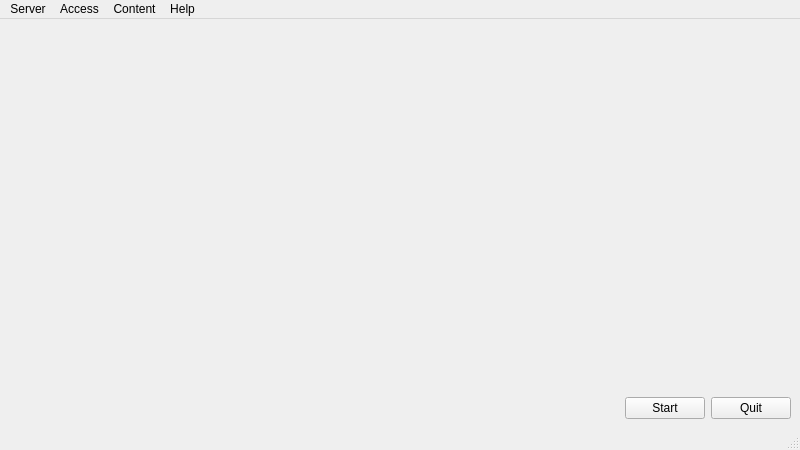
<?xml version="1.0" encoding="UTF-8"?>
<ui version="4.0">
 <class>EquitWebServer::MainWindow</class>
 <widget class="QMainWindow" name="EquitWebServer::MainWindow">
  <property name="geometry">
   <rect>
    <x>0</x>
    <y>0</y>
    <width>800</width>
    <height>450</height>
   </rect>
  </property>
  <property name="windowTitle">
   <string>MainWindow</string>
  </property>
  <widget class="QWidget" name="centralwidget">
   <layout class="QVBoxLayout" name="verticalLayout" stretch="1,0">
    <item>
     <layout class="QHBoxLayout" name="mainLayout" stretch="0,1">
      <item>
       <widget class="QLabel" name="logo">
        <property name="text">
         <string/>
        </property>
        <property name="pixmap">
         <pixmap resource="../resources/resources.qrc">:/logo/app</pixmap>
        </property>
        <property name="alignment">
         <set>Qt::AlignLeading|Qt::AlignLeft|Qt::AlignTop</set>
        </property>
       </widget>
      </item>
      <item>
       <widget class="EquitWebServer::ConfigurationWidget" name="configuration" native="true"/>
      </item>
     </layout>
    </item>
    <item>
     <layout class="QHBoxLayout" name="buttonsLayout">
      <item>
       <spacer name="horizontalSpacer">
        <property name="orientation">
         <enum>Qt::Horizontal</enum>
        </property>
        <property name="sizeHint" stdset="0">
         <size>
          <width>40</width>
          <height>20</height>
         </size>
        </property>
       </spacer>
      </item>
      <item>
       <widget class="QPushButton" name="startStop">
        <property name="text">
         <string>Start</string>
        </property>
        <property name="icon">
         <iconset theme="media-playback-start" resource="../resources/resources.qrc">
          <normaloff>:/icons/buttons/startserver</normaloff>:/icons/buttons/startserver</iconset>
        </property>
       </widget>
      </item>
      <item>
       <widget class="QPushButton" name="quit">
        <property name="text">
         <string>Quit</string>
        </property>
        <property name="icon">
         <iconset theme="application-exit" resource="../resources/resources.qrc">
          <normaloff>:/icons/buttons/exit</normaloff>:/icons/buttons/exit</iconset>
        </property>
       </widget>
      </item>
     </layout>
    </item>
   </layout>
  </widget>
  <widget class="QMenuBar" name="menubar">
   <property name="geometry">
    <rect>
     <x>0</x>
     <y>0</y>
     <width>800</width>
     <height>23</height>
    </rect>
   </property>
   <widget class="QMenu" name="menuServer">
    <property name="title">
     <string>Server</string>
    </property>
    <addaction name="actionOpenConfiguration"/>
    <addaction name="actionSaveConfiguration"/>
    <addaction name="actionSaveDefaultConfiguration"/>
    <addaction name="separator"/>
    <addaction name="actionRecentConfigurations"/>
    <addaction name="separator"/>
    <addaction name="actionDocumentRoot"/>
    <addaction name="actionListenOnLocalhost"/>
    <addaction name="actionListenOnHostAddress"/>
    <addaction name="separator"/>
    <addaction name="actionStart"/>
    <addaction name="actionStop"/>
    <addaction name="separator"/>
    <addaction name="actionQuit"/>
   </widget>
   <widget class="QMenu" name="menuAccess">
    <property name="title">
     <string>Access</string>
    </property>
    <addaction name="actionAllowUnknownIps"/>
    <addaction name="actionForbidUnknownIps"/>
    <addaction name="actionClearIpPolicyList"/>
   </widget>
   <widget class="QMenu" name="menuContent">
    <property name="title">
     <string>Content</string>
    </property>
    <addaction name="actionClearAllMimeAssociations"/>
    <addaction name="actionClearAllMimeActions"/>
   </widget>
   <widget class="QMenu" name="menuHelp">
    <property name="title">
     <string>Help</string>
    </property>
    <addaction name="actionAbout"/>
   </widget>
   <addaction name="menuServer"/>
   <addaction name="menuAccess"/>
   <addaction name="menuContent"/>
   <addaction name="menuHelp"/>
  </widget>
  <widget class="EquitWebServer::MainWindowStatusBar" name="statusbar"/>
  <action name="actionOpenConfiguration">
   <property name="icon">
    <iconset theme="document-open" resource="../resources/resources.qrc">
     <normaloff>:/icons/menu/openconfig</normaloff>:/icons/menu/openconfig</iconset>
   </property>
   <property name="text">
    <string>Open configuration...</string>
   </property>
   <property name="toolTip">
    <string>Open a saved configuration.</string>
   </property>
   <property name="shortcut">
    <string>Ctrl+O</string>
   </property>
  </action>
  <action name="actionSaveConfiguration">
   <property name="icon">
    <iconset theme="document-save" resource="../resources/resources.qrc">
     <normaloff>:/icons/menu/saveconfig</normaloff>:/icons/menu/saveconfig</iconset>
   </property>
   <property name="text">
    <string>Save configuration...</string>
   </property>
   <property name="toolTip">
    <string>Save the current configuration.</string>
   </property>
   <property name="shortcut">
    <string>Ctrl+S</string>
   </property>
  </action>
  <action name="actionDocumentRoot">
   <property name="icon">
    <iconset theme="folder-open" resource="../resources/resources.qrc">
     <normaloff>:/icons/menu/choosedocumentroot</normaloff>:/icons/menu/choosedocumentroot</iconset>
   </property>
   <property name="text">
    <string>Document root...</string>
   </property>
   <property name="toolTip">
    <string>Choose the document root for the server.</string>
   </property>
  </action>
  <action name="actionListenOnLocalhost">
   <property name="text">
    <string>Listen on localhost</string>
   </property>
   <property name="toolTip">
    <string>Set the server to listen on the localhost loopback address.</string>
   </property>
  </action>
  <action name="actionListenOnHostAddress">
   <property name="text">
    <string>Listen on host address</string>
   </property>
   <property name="toolTip">
    <string>Set the server to listen on the first IP address assigned to this host.</string>
   </property>
  </action>
  <action name="actionStart">
   <property name="icon">
    <iconset theme="media-playback-start" resource="../resources/resources.qrc">
     <normaloff>:/icons/menu/startserver</normaloff>:/icons/menu/startserver</iconset>
   </property>
   <property name="text">
    <string>Start</string>
   </property>
   <property name="toolTip">
    <string>Start the web server.</string>
   </property>
  </action>
  <action name="actionStop">
   <property name="icon">
    <iconset theme="media-playback-stop" resource="../resources/resources.qrc">
     <normaloff>:/icons/menu/stopserver</normaloff>:/icons/menu/stopserver</iconset>
   </property>
   <property name="text">
    <string>Stop</string>
   </property>
   <property name="toolTip">
    <string>Stop the web server.</string>
   </property>
  </action>
  <action name="actionQuit">
   <property name="icon">
    <iconset theme="application-exit" resource="../resources/resources.qrc">
     <normaloff>:/icons/buttons/exit</normaloff>:/icons/buttons/exit</iconset>
   </property>
   <property name="text">
    <string>Quit</string>
   </property>
   <property name="toolTip">
    <string>Quit the application.</string>
   </property>
   <property name="shortcut">
    <string>Ctrl+Q</string>
   </property>
  </action>
  <action name="actionSaveDefaultConfiguration">
   <property name="text">
    <string>Save default configuration...</string>
   </property>
   <property name="toolTip">
    <string>Save the current configuration as the default configuration for the server.</string>
   </property>
  </action>
  <action name="actionRecentConfigurations">
   <property name="text">
    <string>Recent configurations</string>
   </property>
   <property name="toolTip">
    <string>Configurations that have been used recently.</string>
   </property>
  </action>
  <action name="actionAllowUnknownIps">
   <property name="icon">
    <iconset theme="dialog-ok" resource="../resources/resources.qrc">
     <normaloff>:/icons/connectionpolicies/accept</normaloff>:/icons/connectionpolicies/accept</iconset>
   </property>
   <property name="text">
    <string>Allow unknown IPs</string>
   </property>
   <property name="toolTip">
    <string>Allow connections from IP addresses for which no specific policy is set.</string>
   </property>
  </action>
  <action name="actionForbidUnknownIps">
   <property name="icon">
    <iconset theme="dialog-cancel" resource="../resources/resources.qrc">
     <normaloff>:/icons/connectionpolicies/reject</normaloff>:/icons/connectionpolicies/reject</iconset>
   </property>
   <property name="text">
    <string>Forbid unknown IPs</string>
   </property>
   <property name="toolTip">
    <string>Forbid connections from IP addresses for which no specific policy is set.</string>
   </property>
  </action>
  <action name="actionClearIpPolicyList">
   <property name="text">
    <string>Clear IP policy list</string>
   </property>
   <property name="toolTip">
    <string>&lt;p&gt;Clear the list of policies for specific IP addresses.&lt;/p&gt;
&lt;p&gt;&lt;small&gt;All connections will subsequently use the default connection policy.&lt;/small&gt;&lt;/p&gt;</string>
   </property>
  </action>
  <action name="actionClearAllMimeAssociations">
   <property name="text">
    <string>Clear all MIME type associations</string>
   </property>
   <property name="toolTip">
    <string>&lt;/p&gt;Remove all associations between file extensions and MIME types.&lt;/p&gt;
&lt;p&gt;&lt;small&gt;Subsequent requests will treat all files as having the default MIME type.&lt;/small&gt;&lt;/p&gt;</string>
   </property>
  </action>
  <action name="actionClearAllMimeActions">
   <property name="text">
    <string>Clear all MIME type actions</string>
   </property>
   <property name="toolTip">
    <string>&lt;p&gt;Clear all actions registered for specific MIME types.&lt;/p&gt;
&lt;p&gt;&lt;small&gt;Subsequent requests will execute the default action for all MIME types.&lt;/small&gt;&lt;/p&gt;</string>
   </property>
  </action>
  <action name="actionAbout">
   <property name="icon">
    <iconset theme="help-about" resource="../resources/resources.qrc">
     <normaloff>:/icons/menu/about</normaloff>:/icons/menu/about</iconset>
   </property>
   <property name="text">
    <string>About</string>
   </property>
  </action>
 </widget>
 <customwidgets>
  <customwidget>
   <class>EquitWebServer::ConfigurationWidget</class>
   <extends>QWidget</extends>
   <header>src/configurationwidget.h</header>
   <container>1</container>
  </customwidget>
  <customwidget>
   <class>EquitWebServer::MainWindowStatusBar</class>
   <extends>QStatusBar</extends>
   <header>src/mainwindowstatusbar.h</header>
  </customwidget>
 </customwidgets>
 <resources>
  <include location="../resources/resources.qrc"/>
 </resources>
 <connections/>
</ui>
